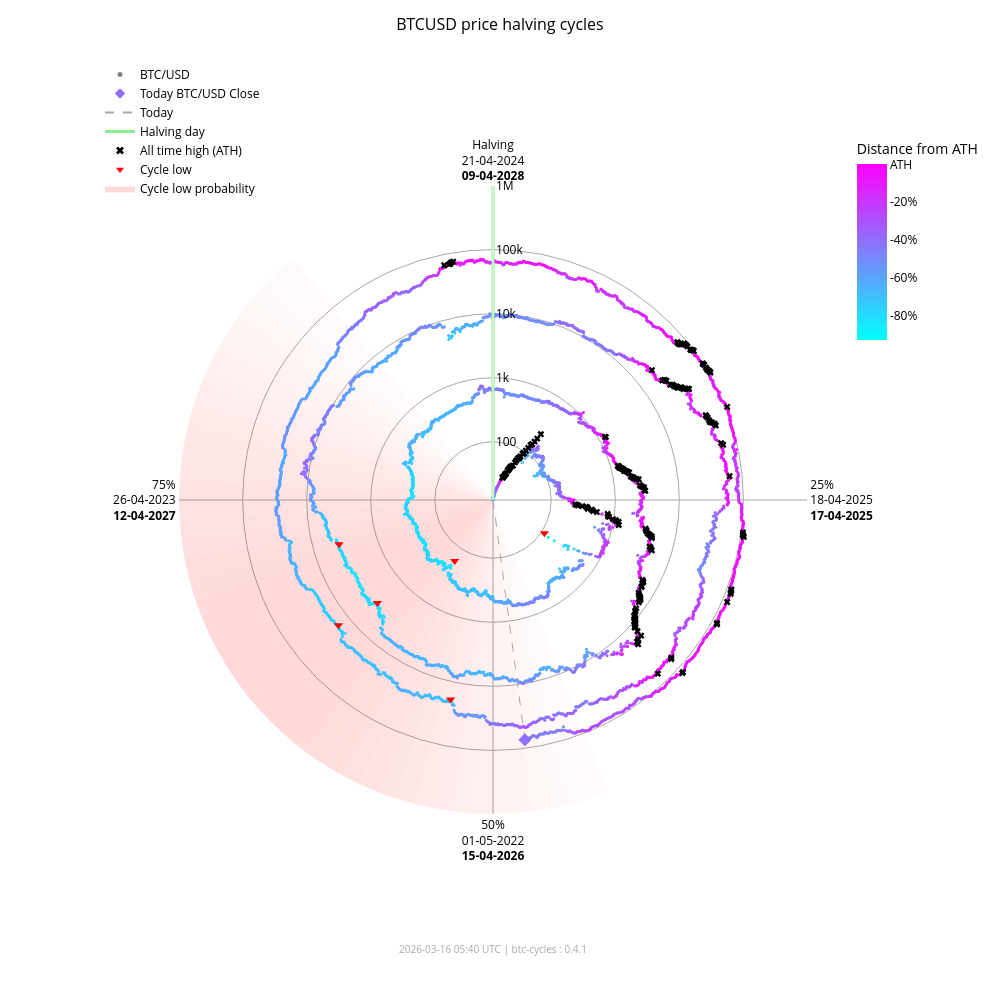

The notebook cell this image was saved under:
### Markdown cell above
### Interactive chart (plotly)

### Code cell
fig_interactive = btc.plot(
    kind="interactive",
    from_date="2012-11-28",
)
# plotly config for interactivity
config = {"scrollZoom": True, "displayModeBar": True}
# display in notebook
fig_interactive.show(config=config)

### Figure 1 — Plotly figure (JSON) as saved in the notebook; plotly's stock layout.template omitted (floating-point values rounded to 4 significant figures; data arrays with more than 128 entries replaced by an {"elided": "..."} marker saying what was removed)
{"data": [{"fill": "toself", "fillcolor": "rgba(255,0,0,0.017168280509461755)", "hoverinfo": "skip", "line": {"width": 0}, "mode": "lines", "r": [12.35, 1000000, 1000000, 12.35, 12.35], "showlegend": false, "theta": [158.4, 158.4, 162.0, 162.0, 158.4], "type": "scatterpolar"}, {"fill": "toself", "fillcolor": "rgba(255,0,0,0.022114794501891175)", "hoverinfo": "skip", "line": {"width": 0}, "mode": "lines", "r": [12.35, 1000000, 1000000, 12.35, 12.35], "showlegend": false, "theta": [162.0, 162.0, 165.6, 165.6, 162.0], "type": "scatterpolar"}, {"fill": "toself", "fillcolor": "rgba(255,0,0,0.02790404259511669)", "hoverinfo": "skip", "line": {"width": 0}, "mode": "lines", "r": [12.35, 1000000, 1000000, 12.35, 12.35], "showlegend": false, "theta": [165.6, 165.6, 169.2, 169.2, 165.6], "type": "scatterpolar"}, {"fill": "toself", "fillcolor": "rgba(255,0,0,0.034518294852420334)", "hoverinfo": "skip", "line": {"width": 0}, "mode": "lines", "r": [12.35, 1000000, 1000000, 12.35, 12.35], "showlegend": false, "theta": [169.2, 169.2, 172.8, 172.8, 169.2], "type": "scatterpolar"}, {"fill": "toself", "fillcolor": "rgba(255,0,0,0.041901979682821514)", "hoverinfo": "skip", "line": {"width": 0}, "mode": "lines", "r": [12.35, 1000000, 1000000, 12.35, 12.35], "showlegend": false, "theta": [172.8, 172.8, 176.4, 176.4, 172.8], "type": "scatterpolar"}, {"fill": "toself", "fillcolor": "rgba(255,0,0,0.04996405861294358)", "hoverinfo": "skip", "line": {"width": 0}, "mode": "lines", "r": [12.35, 1000000, 1000000, 12.35, 12.35], "showlegend": false, "theta": [176.4, 176.4, 180.0, 180.0, 176.4], "type": "scatterpolar"}, {"fill": "toself", "fillcolor": "rgba(255,0,0,0.05858349692240514)", "hoverinfo": "skip", "line": {"width": 0}, "mode": "lines", "r": [12.35, 1000000, 1000000, 12.35, 12.35], "showlegend": false, "theta": [180.0, 180.0, 183.6, 183.6, 180.0], "type": "scatterpolar"}, {"fill": "toself", "fillcolor": "rgba(255,0,0,0.06761662035375064)", "hoverinfo": "skip", "line": {"width": 0}, "mode": "lines", "r": [12.35, 1000000, 1000000, 12.35, 12.35], "showlegend": false, "theta": [183.6, 183.6, 187.2, 187.2, 183.6], "type": "scatterpolar"}, {"fill": "toself", "fillcolor": "rgba(255,0,0,0.07690481219944661)", "hoverinfo": "skip", "line": {"width": 0}, "mode": "lines", "r": [12.35, 1000000, 1000000, 12.35, 12.35], "showlegend": false, "theta": [187.2, 187.2, 190.8, 190.8, 187.2], "type": "scatterpolar"}, {"fill": "toself", "fillcolor": "rgba(255,0,0,0.08628112000611096)", "hoverinfo": "skip", "line": {"width": 0}, "mode": "lines", "r": [12.35, 1000000, 1000000, 12.35, 12.35], "showlegend": false, "theta": [190.8, 190.8, 194.4, 194.4, 190.8], "type": "scatterpolar"}, {"fill": "toself", "fillcolor": "rgba(255,0,0,0.09557490841018089)", "hoverinfo": "skip", "line": {"width": 0}, "mode": "lines", "r": [12.35, 1000000, 1000000, 12.35, 12.35], "showlegend": false, "theta": [194.4, 194.4, 198.0, 198.0, 194.4], "type": "scatterpolar"}, {"fill": "toself", "fillcolor": "rgba(255,0,0,0.10461455782963762)", "hoverinfo": "skip", "line": {"width": 0}, "mode": "lines", "r": [12.35, 1000000, 1000000, 12.35, 12.35], "showlegend": false, "theta": [198.0, 198.0, 201.6, 201.6, 198.0], "type": "scatterpolar"}, {"fill": "toself", "fillcolor": "rgba(255,0,0,0.11322908719652829)", "hoverinfo": "skip", "line": {"width": 0}, "mode": "lines", "r": [12.35, 1000000, 1000000, 12.35, 12.35], "showlegend": false, "theta": [201.6, 201.6, 205.2, 205.2, 201.6], "type": "scatterpolar"}, {"fill": "toself", "fillcolor": "rgba(255,0,0,0.12125015337052986)", "hoverinfo": "skip", "line": {"width": 0}, "mode": "lines", "r": [12.35, 1000000, 1000000, 12.35, 12.35], "showlegend": false, "theta": [205.2, 205.2, 208.8, 208.8, 205.2], "type": "scatterpolar"}, {"fill": "toself", "fillcolor": "rgba(255,0,0,0.12851590515331976)", "hoverinfo": "skip", "line": {"width": 0}, "mode": "lines", "r": [12.35, 1000000, 1000000, 12.35, 12.35], "showlegend": false, "theta": [208.8, 208.8, 212.4, 212.4, 208.8], "type": "scatterpolar"}, {"fill": "toself", "fillcolor": "rgba(255,0,0,0.13487757461161184)", "hoverinfo": "skip", "line": {"width": 0}, "mode": "lines", "r": [12.35, 1000000, 1000000, 12.35, 12.35], "showlegend": false, "theta": [212.4, 212.4, 216.0, 216.0, 212.4], "type": "scatterpolar"}, {"fill": "toself", "fillcolor": "rgba(255,0,0,0.14020862181849592)", "hoverinfo": "skip", "line": {"width": 0}, "mode": "lines", "r": [12.35, 1000000, 1000000, 12.35, 12.35], "showlegend": false, "theta": [216.0, 216.0, 219.6, 219.6, 216.0], "type": "scatterpolar"}, {"fill": "toself", "fillcolor": "rgba(255,0,0,0.14441504950654527)", "hoverinfo": "skip", "line": {"width": 0}, "mode": "lines", "r": [12.35, 1000000, 1000000, 12.35, 12.35], "showlegend": false, "theta": [219.6, 219.6, 223.2, 223.2, 219.6], "type": "scatterpolar"}, {"fill": "toself", "fillcolor": "rgba(255,0,0,0.14744459351271713)", "hoverinfo": "skip", "line": {"width": 0}, "mode": "lines", "r": [12.35, 1000000, 1000000, 12.35, 12.35], "showlegend": false, "theta": [223.2, 223.2, 226.8, 226.8, 223.2], "type": "scatterpolar"}, {"fill": "toself", "fillcolor": "rgba(255,0,0,0.14929223192296423)", "hoverinfo": "skip", "line": {"width": 0}, "mode": "lines", "r": [12.35, 1000000, 1000000, 12.35, 12.35], "showlegend": false, "theta": [226.8, 226.8, 230.4, 230.4, 226.8], "type": "scatterpolar"}, {"fill": "toself", "fillcolor": "rgba(255,0,0,0.15)", "hoverinfo": "skip", "line": {"width": 0}, "mode": "lines", "r": [12.35, 1000000, 1000000, 12.35, 12.35], "showlegend": false, "theta": [230.4, 230.4, 234.0, 234.0, 230.4], "type": "scatterpolar"}, {"fill": "toself", "fillcolor": "rgba(255,0,0,0.14965033825231114)", "hoverinfo": "skip", "line": {"width": 0}, "mode": "lines", "r": [12.35, 1000000, 1000000, 12.35, 12.35], "showlegend": false, "theta": [234.0, 234.0, 237.6, 237.6, 234.0], "type": "scatterpolar"}, {"fill": "toself", "fillcolor": "rgba(255,0,0,0.14835378057909807)", "hoverinfo": "skip", "line": {"width": 0}, "mode": "lines", "r": [12.35, 1000000, 1000000, 12.35, 12.35], "showlegend": false, "theta": [237.6, 237.6, 241.2, 241.2, 237.6], "type": "scatterpolar"}, {"fill": "toself", "fillcolor": "rgba(255,0,0,0.14623322283554635)", "hoverinfo": "skip", "line": {"width": 0}, "mode": "lines", "r": [12.35, 1000000, 1000000, 12.35, 12.35], "showlegend": false, "theta": [241.2, 241.2, 244.8, 244.8, 241.2], "type": "scatterpolar"}, {"fill": "toself", "fillcolor": "rgba(255,0,0,0.1434078538226231)", "hoverinfo": "skip", "line": {"width": 0}, "mode": "lines", "r": [12.35, 1000000, 1000000, 12.35, 12.35], "showlegend": false, "theta": [244.8, 244.8, 248.4, 248.4, 244.8], "type": "scatterpolar"}, {"fill": "toself", "fillcolor": "rgba(255,0,0,0.13997983179373427)", "hoverinfo": "skip", "line": {"width": 0}, "mode": "lines", "r": [12.35, 1000000, 1000000, 12.35, 12.35], "showlegend": false, "theta": [248.4, 248.4, 252.0, 252.0, 248.4], "type": "scatterpolar"}, {"fill": "toself", "fillcolor": "rgba(255,0,0,0.13602598258454268)", "hoverinfo": "skip", "line": {"width": 0}, "mode": "lines", "r": [12.35, 1000000, 1000000, 12.35, 12.35], "showlegend": false, "theta": [252.0, 252.0, 255.6, 255.6, 252.0], "type": "scatterpolar"}, {"fill": "toself", "fillcolor": "rgba(255,0,0,0.13159547355344953)", "hoverinfo": "skip", "line": {"width": 0}, "mode": "lines", "r": [12.35, 1000000, 1000000, 12.35, 12.35], "showlegend": false, "theta": [255.6, 255.6, 259.2, 259.2, 255.6], "type": "scatterpolar"}, {"fill": "toself", "fillcolor": "rgba(255,0,0,0.12671301775492697)", "hoverinfo": "skip", "line": {"width": 0}, "mode": "lines", "r": [12.35, 1000000, 1000000, 12.35, 12.35], "showlegend": false, "theta": [259.2, 259.2, 262.8, 262.8, 259.2], "type": "scatterpolar"}, {"fill": "toself", "fillcolor": "rgba(255,0,0,0.12138610149219965)", "hoverinfo": "skip", "line": {"width": 0}, "mode": "lines", "r": [12.35, 1000000, 1000000, 12.35, 12.35], "showlegend": false, "theta": [262.8, 262.8, 266.4, 266.4, 262.8], "type": "scatterpolar"}, {"fill": "toself", "fillcolor": "rgba(255,0,0,0.1156142551644921)", "hoverinfo": "skip", "line": {"width": 0}, "mode": "lines", "r": [12.35, 1000000, 1000000, 12.35, 12.35], "showlegend": false, "theta": [266.4, 266.4, 270.0, 270.0, 266.4], "type": "scatterpolar"}, {"fill": "toself", "fillcolor": "rgba(255,0,0,0.10939851441251548)", "hoverinfo": "skip", "line": {"width": 0}, "mode": "lines", "r": [12.35, 1000000, 1000000, 12.35, 12.35], "showlegend": false, "theta": [270.0, 270.0, 273.6, 273.6, 270.0], "type": "scatterpolar"}, {"fill": "toself", "fillcolor": "rgba(255,0,0,0.10274974912946185)", "hoverinfo": "skip", "line": {"width": 0}, "mode": "lines", "r": [12.35, 1000000, 1000000, 12.35, 12.35], "showlegend": false, "theta": [273.6, 273.6, 277.2, 277.2, 273.6], "type": "scatterpolar"}, {"fill": "toself", "fillcolor": "rgba(255,0,0,0.09569517349791425)", "hoverinfo": "skip", "line": {"width": 0}, "mode": "lines", "r": [12.35, 1000000, 1000000, 12.35, 12.35], "showlegend": false, "theta": [277.2, 277.2, 280.8, 280.8, 277.2], "type": "scatterpolar"}, {"fill": "toself", "fillcolor": "rgba(255,0,0,0.08828282625646727)", "hoverinfo": "skip", "line": {"width": 0}, "mode": "lines", "r": [12.35, 1000000, 1000000, 12.35, 12.35], "showlegend": false, "theta": [280.8, 280.8, 284.4, 284.4, 280.8], "type": "scatterpolar"}, {"fill": "toself", "fillcolor": "rgba(255,0,0,0.08058400018765345)", "hoverinfo": "skip", "line": {"width": 0}, "mode": "lines", "r": [12.35, 1000000, 1000000, 12.35, 12.35], "showlegend": false, "theta": [284.4, 284.4, 288.0, 288.0, 284.4], "type": "scatterpolar"}, {"fill": "toself", "fillcolor": "rgba(255,0,0,0.07269354608292704)", "hoverinfo": "skip", "line": {"width": 0}, "mode": "lines", "r": [12.35, 1000000, 1000000, 12.35, 12.35], "showlegend": false, "theta": [288.0, 288.0, 291.6, 291.6, 288.0], "type": "scatterpolar"}, {"fill": "toself", "fillcolor": "rgba(255,0,0,0.06472784449068783)", "hoverinfo": "skip", "line": {"width": 0}, "mode": "lines", "r": [12.35, 1000000, 1000000, 12.35, 12.35], "showlegend": false, "theta": [291.6, 291.6, 295.2, 295.2, 291.6], "type": "scatterpolar"}, {"fill": "toself", "fillcolor": "rgba(255,0,0,0.05682021976743955)", "hoverinfo": "skip", "line": {"width": 0}, "mode": "lines", "r": [12.35, 1000000, 1000000, 12.35, 12.35], "showlegend": false, "theta": [295.2, 295.2, 298.8, 298.8, 295.2], "type": "scatterpolar"}, {"fill": "toself", "fillcolor": "rgba(255,0,0,0.04911378436707333)", "hoverinfo": "skip", "line": {"width": 0}, "mode": "lines", "r": [12.35, 1000000, 1000000, 12.35, 12.35], "showlegend": false, "theta": [298.8, 298.8, 302.4, 302.4, 298.8], "type": "scatterpolar"}, {"fill": "toself", "fillcolor": "rgba(255,0,0,0.04175213714896469)", "hoverinfo": "skip", "line": {"width": 0}, "mode": "lines", "r": [12.35, 1000000, 1000000, 12.35, 12.35], "showlegend": false, "theta": [302.4, 302.4, 306.0, 306.0, 302.4], "type": "scatterpolar"}, {"fill": "toself", "fillcolor": "rgba(255,0,0,0.034868865657538876)", "hoverinfo": "skip", "line": {"width": 0}, "mode": "lines", "r": [12.35, 1000000, 1000000, 12.35, 12.35], "showlegend": false, "theta": [306.0, 306.0, 309.6, 309.6, 306.0], "type": "scatterpolar"}, {"fill": "toself", "fillcolor": "rgba(255,0,0,0.02857722515334582)", "hoverinfo": "skip", "line": {"width": 0}, "mode": "lines", "r": [12.35, 1000000, 1000000, 12.35, 12.35], "showlegend": false, "theta": [309.6, 309.6, 313.2, 313.2, 309.6], "type": "scatterpolar"}, {"fill": "toself", "fillcolor": "rgba(255,0,0,0.022961515313555197)", "hoverinfo": "skip", "line": {"width": 0}, "mode": "lines", "r": [12.35, 1000000, 1000000, 12.35, 12.35], "showlegend": false, "theta": [313.2, 313.2, 316.8, 316.8, 313.2], "type": "scatterpolar"}, {"fill": "toself", "fillcolor": "rgba(255,0,0,0.01807146942917362)", "hoverinfo": "skip", "line": {"width": 0}, "mode": "lines", "r": [12.35, 1000000, 1000000, 12.35, 12.35], "showlegend": false, "theta": [316.8, 316.8, 320.4, 320.4, 316.8], "type": "scatterpolar"}, {"hoverinfo": "text", "marker": {"color": {"elided": "4857 str values"}, "size": 3}, "mode": "markers", "r": {"elided": "4857 float values"}, "showlegend": false, "text": {"elided": "4857 str values"}, "theta": {"elided": "4857 float values"}, "type": "scatterpolar"}, {"hoverinfo": "skip", "line": {"color": "lightgreen", "width": 3}, "mode": "lines", "r": [12.35, 1000000], "showlegend": false, "theta": [0, 0], "type": "scatterpolar"}, {"hoverinfo": "skip", "line": {"color": "darkgrey", "dash": "dash", "width": 1}, "mode": "lines", "r": [12.35, 73940.0], "showlegend": false, "theta": [172.4, 172.4], "type": "scatterpolar"}, {"hoverinfo": "text", "marker": {"color": "#906fff", "size": 10, "symbol": "diamond"}, "mode": "markers", "r": [73940.0], "showlegend": false, "text": ["Today<br>Date: 2026-03-16<br>Price: $73,936.47"], "theta": [172.4], "type": "scatterpolar"}, {"hoverinfo": "text", "marker": {"color": "black", "size": 6, "symbol": "x"}, "mode": "markers", "r": {"elided": "195 float values"}, "showlegend": false, "text": {"elided": "195 str values"}, "theta": {"elided": "195 float values"}, "type": "scatterpolar"}, {"hoverinfo": "text", "marker": {"color": "red", "size": 8, "symbol": "triangle-down"}, "mode": "markers", "r": [111.6, 164.9, 3233.0, 3925.0, 18950.0, 15760.0], "showlegend": false, "text": ["Cycle Low<br>Date: 2014-02-21<br>Price: $111.56<br>ATH distance: -91.0%", "Cycle Low<br>Date: 2015-01-14<br>Price: $164.92<br>ATH distance: -86.7%", "Cycle Low<br>Date: 2018-12-15<br>Price: $3,232.51<br>ATH distance: -83.3%", "Cycle Low<br>Date: 2019-03-25<br>Price: $3,924.55<br>ATH distance: -79.7%", "Cycle Low<br>Date: 2022-06-18<br>Price: $18,954.25<br>ATH distance: -71.9%", "Cycle Low<br>Date: 2022-11-21<br>Price: $15,760.19<br>ATH distance: -76.7%"], "theta": [122.8, 212.1, 228.3, 254.0, 192.0, 231.0], "type": "scatterpolar"}, {"marker": {"color": "grey", "size": 5}, "mode": "markers", "name": "BTC/USD", "r": [null], "theta": [null], "type": "scatterpolar"}, {"marker": {"color": "#906fff", "size": 8, "symbol": "diamond"}, "mode": "markers", "name": "Today BTC/USD Close", "r": [null], "theta": [null], "type": "scatterpolar"}, {"line": {"color": "darkgrey", "dash": "dash"}, "mode": "lines", "name": "Today", "r": [null], "theta": [null], "type": "scatterpolar"}, {"line": {"color": "lightgreen", "width": 3}, "mode": "lines", "name": "Halving day", "r": [null], "theta": [null], "type": "scatterpolar"}, {"marker": {"color": "black", "size": 7, "symbol": "x"}, "mode": "markers", "name": "All time high (ATH)", "r": [null], "theta": [null], "type": "scatterpolar"}, {"marker": {"color": "red", "size": 7, "symbol": "triangle-down"}, "mode": "markers", "name": "Cycle low", "r": [null], "theta": [null], "type": "scatterpolar"}, {"fill": "toself", "fillcolor": "rgba(255,0,0,0.15)", "line": {"width": 0}, "mode": "lines", "name": "Cycle low probability", "r": [null], "theta": [null], "type": "scatterpolar"}, {"hoverinfo": "skip", "marker": {"cmax": 0, "cmin": -0.9307, "color": [0], "colorbar": {"len": 0.25, "ticktext": ["ATH", "-20%", "-40%", "-60%", "-80%", "-100%"], "tickvals": [0, -0.2, -0.4, -0.6, -0.8, -1.0], "title": {"text": "Distance from ATH"}, "x": 0.95, "y": 0.92, "yanchor": "top"}, "colorscale": {"elided": "256x2 mixed values"}, "showscale": true, "size": 0}, "mode": "markers", "r": [null], "showlegend": false, "theta": [null], "type": "scatterpolar"}], "layout": {"annotations": [{"font": {"color": "darkgrey", "size": 10}, "showarrow": false, "text": "2026-03-16 05:40 UTC | btc-cycles : 0.4.1", "x": 0.5, "xref": "paper", "y": -0.02, "yref": "paper"}], "font": {"color": "black"}, "height": 1000, "legend": {"bgcolor": "rgba(0,0,0,0)", "font": {"color": "black"}, "x": 0.0, "y": 1.0}, "margin": {"b": 60, "l": 100, "r": 80, "t": 60}, "paper_bgcolor": "white", "plot_bgcolor": "white", "polar": {"angularaxis": {"color": "black", "direction": "clockwise", "gridcolor": "darkgrey", "rotation": 90, "ticktext": ["Halving<br>21-04-2024<br><b>09-04-2028</b>", "25%<br>18-04-2025<br><b>17-04-2025</b>", "50%<br>01-05-2022<br><b>15-04-2026</b>", "75%<br>26-04-2023<br><b>12-04-2027</b>"], "tickvals": [0, 90, 180, 270]}, "bgcolor": "white", "domain": {"x": [0.1, 0.9], "y": [0.05, 0.95]}, "radialaxis": {"angle": 90, "color": "black", "gridcolor": "darkgrey", "range": [1.092, 6.0], "tickangle": 90, "ticktext": ["100", "1k", "10k", "100k", "1M"], "tickvals": [100, 1000, 10000, 100000, 1000000], "type": "log"}}, "title": {"font": {"color": "black", "size": 16}, "text": "BTCUSD price halving cycles", "x": 0.5}, "width": 1000}}
